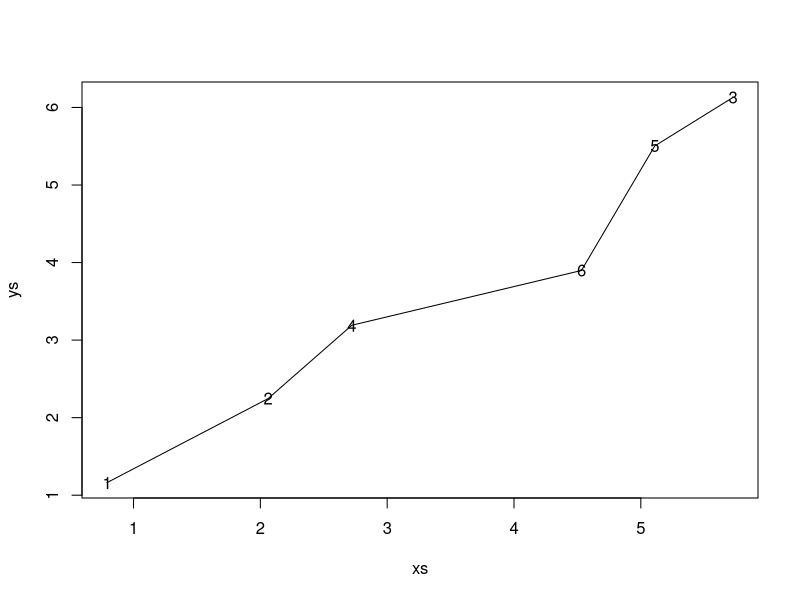
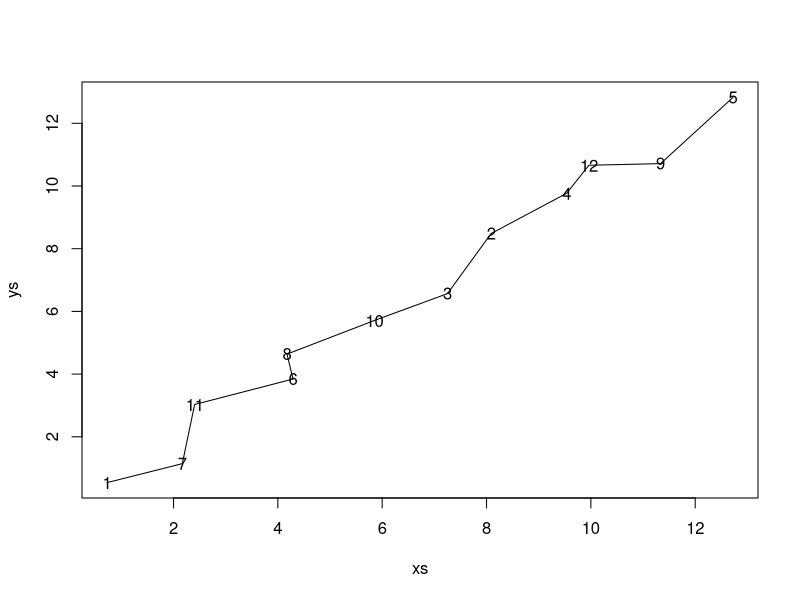
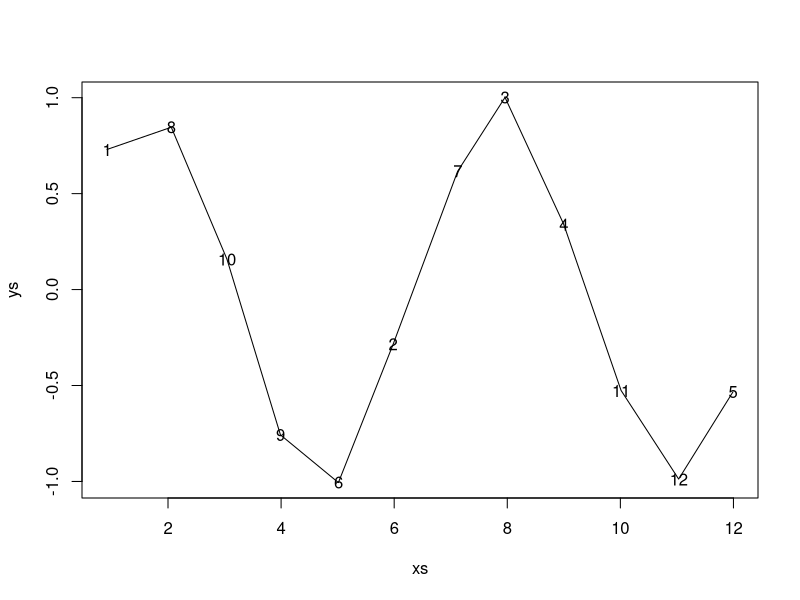

These charts were generated, in order, by the following R code:
library(prodlim)
set.seed(1)

distance <- function(a, b){
  # a = (x1, y1), b = (x2, y2)
  # returns Euclidean distance between a and b
  # example: distance(c(4, 3), c(0, 0))
  sqrt((a[1] - b[1])^2 + (a[2] - b[2])^2)
}

adj_matrix <- function(xy){
  # xy is a two-column matrix of (x, y) coordinates
  # returns an adjacency matrix of the distance between every combination of points
  # with NA instead of 0
  A <- matrix(NA, ncol = nrow(xy), nrow = nrow(xy))
  for(i in 1:nrow(xy)){
    for(j in 2:nrow(xy)){
      A[i, j] <- distance(xy[i,], xy[j,])
    }
  }
  A[A == 0] <- NA
  #A[lower.tri(A)] <- NA
  A
}

path_finder <- function(xy){
  # xy is a two column matrix of <x, y> coordinates
  A <- adj_matrix(xy)
  r <- 1; path <- c(1)
  while(!all(is.na(A))){
    (r <- which.min(A[r,]))
    (path <- c(path, r))
    A[,r] <- NA
  }
  path
}

generate_axon <- function(n, tortuosity, sinuosity = FALSE) {
  # n is the number of synapses on the axon
  # tortuosity is the amount of random noise to add
  # sinuosity = TRUE adds a sinusoidal wave
  xs <- c(1:n) + rnorm(n, 0, tortuosity)
  if (sinuosity) {
    ys <- sin(c(1:n)) + rnorm(n, 0, tortuosity)
  } else {
    ys <- c(1:n) + rnorm(n, 0, tortuosity)
  }
  
  shuffle <-
    c(1, sample(2:length(xs), length(xs) - 1, replace = F))  # shuffle all but first observation
  
  
  xy <-
    cbind(xs[shuffle], ys[shuffle])  # shuffle the order of observation
  
  # find the order of observations from table `xy` and assign these as node labels
  nodes <- apply(cbind(xs, ys), 1, function(x)
    row.match(x, xy))
  
  
  plot(ys ~ xs, type = "l")
  text(ys ~ xs, labels = nodes)
  
  return(list(xy, nodes))
}


n <- 6
tortuosity <- 1/3
axon <- generate_axon(n, tortuosity, sin = F)
# look at the adjacency matrix
(A <- adj_matrix(axon[[1L]]))
# compare with plot and table of observations -
axon[[1L]]

path <- path_finder(axon[[1L]])
path  ## check path has same sequence as plotted path
all(path == axon[[2L]]) ## FALSE means at least one node is out of order


## now increase `tortuosity` or `n` and see how bad it can get before it falls over!

n <- 12
tortuosity <- 2/3
axon <- generate_axon(n, tortuosity, sin = F)
path <- path_finder(axon[[1L]])
path  ## check path has same sequence as plotted path
all(path == axon[[2L]]) ## FALSE means at least one node is out of order


## add some sinuosity
tortuosity <- 1/20
axon <- generate_axon(n, tortuosity, sin = T)
path <- path_finder(axon[[1L]])
path  ## check path has same sequence as plotted path
all(path == axon[[2L]]) ## FALSE means at least one node is out of order
